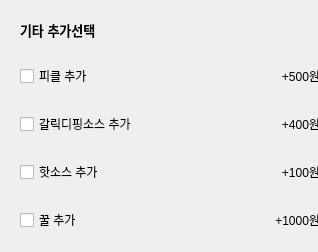
            <widget class="QWidget" name="widget_whole_5" native="true">
             <property name="minimumSize">
              <size>
               <width>318</width>
               <height>0</height>
              </size>
             </property>
             <property name="maximumSize">
              <size>
               <width>318</width>
               <height>16777215</height>
              </size>
             </property>
             <layout class="QVBoxLayout" name="verticalLayout_11">
              <item>
               <widget class="QWidget" name="widget_title_5" native="true">
                <layout class="QVBoxLayout" name="verticalLayout_12">
                 <item>
                  <widget class="QLabel" name="label_41">
                   <property name="font">
                    <font>
                     <pointsize>10</pointsize>
                     <weight>75</weight>
                     <bold>true</bold>
                    </font>
                   </property>
                   <property name="text">
                    <string>기타 추가선택</string>
                   </property>
                  </widget>
                 </item>
                </layout>
               </widget>
              </item>
              <item>
               <widget class="QWidget" name="widget_29" native="true">
                <property name="minimumSize">
                 <size>
                  <width>318</width>
                  <height>0</height>
                 </size>
                </property>
                <property name="maximumSize">
                 <size>
                  <width>318</width>
                  <height>16777215</height>
                 </size>
                </property>
                <layout class="QHBoxLayout" name="horizontalLayout_29">
                 <item>
                  <widget class="QCheckBox" name="checkBox_17">
                   <property name="text">
                    <string>피클 추가</string>
                   </property>
                  </widget>
                 </item>
                 <item>
                  <widget class="QLabel" name="picle">
                   <property name="text">
                    <string>+500원</string>
                   </property>
                   <property name="alignment">
                    <set>Qt::AlignRight|Qt::AlignTrailing|Qt::AlignVCenter</set>
                   </property>
                  </widget>
                 </item>
                </layout>
               </widget>
              </item>
              <item>
               <widget class="QWidget" name="widget_30" native="true">
                <property name="minimumSize">
                 <size>
                  <width>318</width>
                  <height>0</height>
                 </size>
                </property>
                <property name="maximumSize">
                 <size>
                  <width>318</width>
                  <height>16777215</height>
                 </size>
                </property>
                <layout class="QHBoxLayout" name="horizontalLayout_30">
                 <item>
                  <widget class="QCheckBox" name="checkBox_18">
                   <property name="text">
                    <string>갈릭디핑소스 추가</string>
                   </property>
                  </widget>
                 </item>
                 <item>
                  <widget class="QLabel" name="garlicDeeping">
                   <property name="text">
                    <string>+400원</string>
                   </property>
                   <property name="alignment">
                    <set>Qt::AlignRight|Qt::AlignTrailing|Qt::AlignVCenter</set>
                   </property>
                  </widget>
                 </item>
                </layout>
               </widget>
              </item>
              <item>
               <widget class="QWidget" name="widget_31" native="true">
                <property name="minimumSize">
                 <size>
                  <width>318</width>
                  <height>0</height>
                 </size>
                </property>
                <property name="maximumSize">
                 <size>
                  <width>318</width>
                  <height>16777215</height>
                 </size>
                </property>
                <layout class="QHBoxLayout" name="horizontalLayout_31">
                 <item>
                  <widget class="QCheckBox" name="checkBox_19">
                   <property name="text">
                    <string>핫소스 추가</string>
                   </property>
                  </widget>
                 </item>
                 <item>
                  <widget class="QLabel" name="hotSource">
                   <property name="text">
                    <string>+100원</string>
                   </property>
                   <property name="alignment">
                    <set>Qt::AlignRight|Qt::AlignTrailing|Qt::AlignVCenter</set>
                   </property>
                  </widget>
                 </item>
                </layout>
               </widget>
              </item>
              <item>
               <widget class="QWidget" name="widget_32" native="true">
                <property name="minimumSize">
                 <size>
                  <width>318</width>
                  <height>0</height>
                 </size>
                </property>
                <property name="maximumSize">
                 <size>
                  <width>318</width>
                  <height>16777215</height>
                 </size>
                </property>
                <layout class="QHBoxLayout" name="horizontalLayout_32">
                 <item>
                  <widget class="QCheckBox" name="checkBox_20">
                   <property name="text">
                    <string>꿀 추가</string>
                   </property>
                  </widget>
                 </item>
                 <item>
                  <widget class="QLabel" name="honey">
                   <property name="text">
                    <string>+1000원</string>
                   </property>
                   <property name="alignment">
                    <set>Qt::AlignRight|Qt::AlignTrailing|Qt::AlignVCenter</set>
                   </property>
                  </widget>
                 </item>
                </layout>
               </widget>
              </item>
             </layout>
            </widget>
